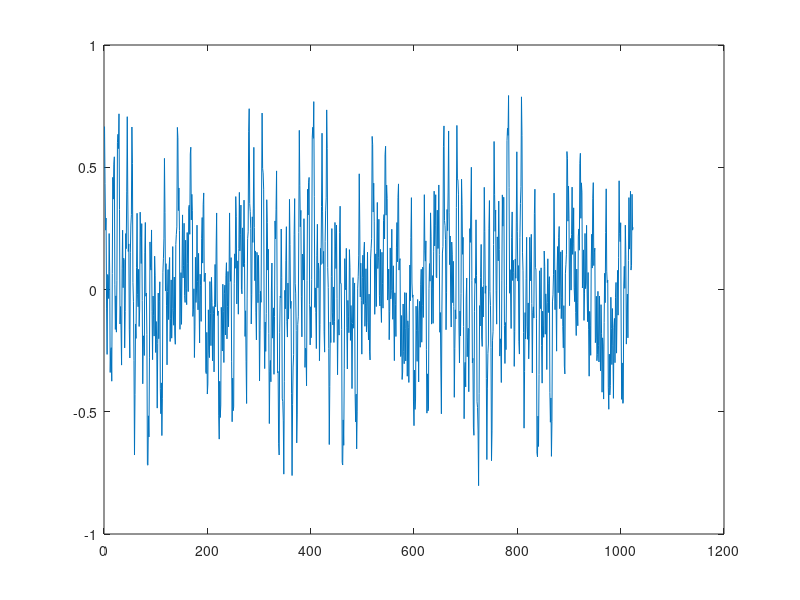
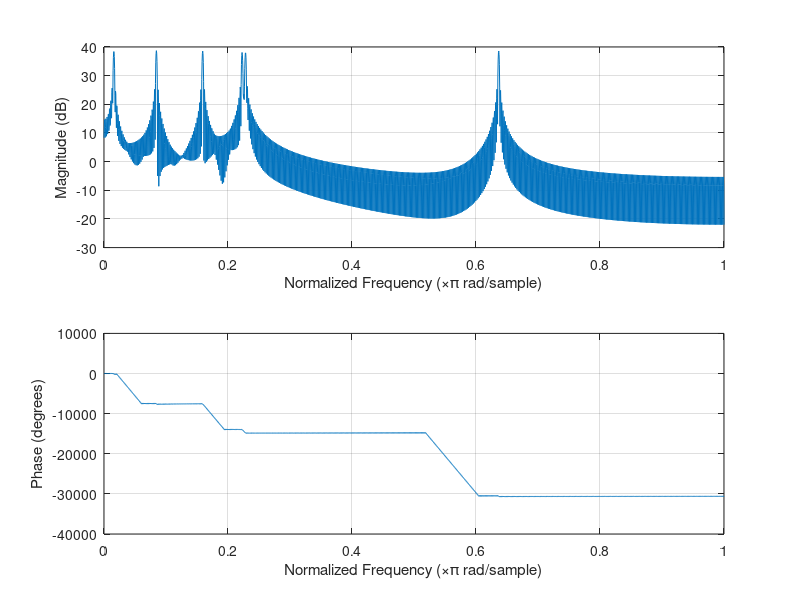

Recreate these plots in MATLAB, in order. (Note: this script raises an error after producing the figures.)
file = fopen('sinal.txt', 'w');

sinal = (sin([0:0.05:51.15]) + sin(0:0.5:511.5) + cos(0:0.7:716.1) + cos(0:2:2046) + cos(0:7:7161) + cos(0:50:50*1023))/6;
plot(sinal);
figure();
freqz(sinal);
figure();
sinalFP = fi(sinal);
plot(sinalFP);
figure();
freqz((sinalFP.data));

for i = 1:length(sinalFP.int)
    fprintf(file, "%d ", sinalFP.int(i));
end
fclose(file);